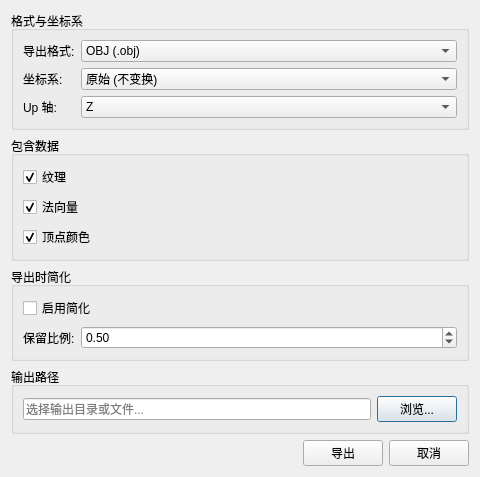
<?xml version="1.0" encoding="UTF-8"?>
<ui version="4.0">
 <class>ModelExportDialog</class>
 <widget class="QDialog" name="ModelExportDialog">
  <property name="geometry">
   <rect>
    <x>0</x>
    <y>0</y>
    <width>480</width>
    <height>420</height>
   </rect>
  </property>
  <property name="minimumSize">
   <size>
    <width>480</width>
    <height>0</height>
   </size>
  </property>
  <property name="windowTitle">
   <string>模型导出 (Export Model)</string>
  </property>
  <layout class="QVBoxLayout" name="mainLayout">
   <item>
    <widget class="QGroupBox" name="formatGroup">
     <property name="title">
      <string>格式与坐标系</string>
     </property>
     <layout class="QFormLayout" name="formatForm">
      <item row="0" column="0">
       <widget class="QLabel" name="formatLabel">
        <property name="text">
         <string>导出格式:</string>
        </property>
        <property name="buddy">
         <cstring>m_formatCombo</cstring>
        </property>
       </widget>
      </item>
      <item row="0" column="1">
       <widget class="QComboBox" name="m_formatCombo">
        <property name="toolTip">
         <string>OBJ: 兼容性最好; PLY: 含顶点属性; glTF: Web/实时渲染; FBX: 动画软件; STL: 3D 打印</string>
        </property>
        <item>
         <property name="text">
          <string>OBJ (.obj)</string>
         </property>
        </item>
        <item>
         <property name="text">
          <string>PLY (.ply)</string>
         </property>
        </item>
        <item>
         <property name="text">
          <string>glTF (.gltf)</string>
         </property>
        </item>
        <item>
         <property name="text">
          <string>FBX (.fbx)</string>
         </property>
        </item>
        <item>
         <property name="text">
          <string>STL (.stl)</string>
         </property>
        </item>
       </widget>
      </item>
      <item row="1" column="0">
       <widget class="QLabel" name="coordSysLabel">
        <property name="text">
         <string>坐标系:</string>
        </property>
        <property name="buddy">
         <cstring>m_coordSysCombo</cstring>
        </property>
       </widget>
      </item>
      <item row="1" column="1">
       <widget class="QComboBox" name="m_coordSysCombo">
        <property name="toolTip">
         <string>导出时的坐标系变换</string>
        </property>
        <item>
         <property name="text">
          <string>原始 (不变换)</string>
         </property>
        </item>
        <item>
         <property name="text">
          <string>ENU (东-北-上)</string>
         </property>
        </item>
        <item>
         <property name="text">
          <string>NED (北-东-下)</string>
         </property>
        </item>
        <item>
         <property name="text">
          <string>实时渲染坐标系 (右手 Y-up)</string>
         </property>
        </item>
        <item>
         <property name="text">
          <string>Unity (左手 Y-up)</string>
         </property>
        </item>
       </widget>
      </item>
      <item row="2" column="0">
       <widget class="QLabel" name="upAxisLabel">
        <property name="text">
         <string>Up 轴:</string>
        </property>
        <property name="buddy">
         <cstring>m_upAxisCombo</cstring>
        </property>
       </widget>
      </item>
      <item row="2" column="1">
       <widget class="QComboBox" name="m_upAxisCombo">
        <property name="toolTip">
         <string>Up 轴方向。摄影测量通常 Z-up, 图形引擎通常 Y-up</string>
        </property>
        <property name="currentIndex">
         <number>1</number>
        </property>
        <item>
         <property name="text">
          <string>Y</string>
         </property>
        </item>
        <item>
         <property name="text">
          <string>Z</string>
         </property>
        </item>
       </widget>
      </item>
     </layout>
    </widget>
   </item>
   <item>
    <widget class="QGroupBox" name="includeGroup">
     <property name="title">
      <string>包含数据</string>
     </property>
     <layout class="QFormLayout" name="includeForm">
      <item row="0" column="0" colspan="2">
       <widget class="QCheckBox" name="m_includeTexCheck">
        <property name="text">
         <string>纹理</string>
        </property>
        <property name="checked">
         <bool>true</bool>
        </property>
       </widget>
      </item>
      <item row="1" column="0" colspan="2">
       <widget class="QCheckBox" name="m_includeNormalCheck">
        <property name="text">
         <string>法向量</string>
        </property>
        <property name="checked">
         <bool>true</bool>
        </property>
       </widget>
      </item>
      <item row="2" column="0" colspan="2">
       <widget class="QCheckBox" name="m_includeColorCheck">
        <property name="text">
         <string>顶点颜色</string>
        </property>
        <property name="checked">
         <bool>true</bool>
        </property>
       </widget>
      </item>
     </layout>
    </widget>
   </item>
   <item>
    <widget class="QGroupBox" name="simplifyGroup">
     <property name="title">
      <string>导出时简化</string>
     </property>
     <layout class="QFormLayout" name="simplifyForm">
      <item row="0" column="0" colspan="2">
       <widget class="QCheckBox" name="m_simplifyCheck">
        <property name="toolTip">
         <string>导出前对网格做 QEM 简化</string>
        </property>
        <property name="text">
         <string>启用简化</string>
        </property>
       </widget>
      </item>
      <item row="1" column="0">
       <widget class="QLabel" name="simplifyRatioLabel">
        <property name="text">
         <string>保留比例:</string>
        </property>
        <property name="buddy">
         <cstring>m_simplifyRatioSpin</cstring>
        </property>
       </widget>
      </item>
      <item row="1" column="1">
       <widget class="QDoubleSpinBox" name="m_simplifyRatioSpin">
        <property name="toolTip">
         <string>目标保留面数比例</string>
        </property>
        <property name="decimals">
         <number>2</number>
        </property>
        <property name="minimum">
         <double>0.010000000000000</double>
        </property>
        <property name="maximum">
         <double>1.000000000000000</double>
        </property>
        <property name="value">
         <double>0.500000000000000</double>
        </property>
       </widget>
      </item>
     </layout>
    </widget>
   </item>
   <item>
    <widget class="QGroupBox" name="outputGroup">
     <property name="title">
      <string>输出路径</string>
     </property>
     <layout class="QHBoxLayout" name="outputLayout">
      <item>
       <widget class="QLineEdit" name="m_outputPathEdit">
        <property name="placeholderText">
         <string>选择输出目录或文件...</string>
        </property>
       </widget>
      </item>
      <item>
       <widget class="QPushButton" name="m_browseBtn">
        <property name="text">
         <string>浏览...</string>
        </property>
       </widget>
      </item>
     </layout>
    </widget>
   </item>
   <item>
    <layout class="QHBoxLayout" name="buttonLayout">
     <item>
      <spacer name="buttonSpacer">
       <property name="orientation">
        <enum>Qt::Horizontal</enum>
       </property>
       <property name="sizeHint" stdset="0">
        <size>
         <width>40</width>
         <height>20</height>
        </size>
       </property>
      </spacer>
     </item>
     <item>
      <widget class="QPushButton" name="m_runBtn">
       <property name="text">
        <string>导出</string>
       </property>
      </widget>
     </item>
     <item>
      <widget class="QPushButton" name="m_cancelBtn">
       <property name="text">
        <string>取消</string>
       </property>
      </widget>
     </item>
    </layout>
   </item>
  </layout>
 </widget>
 <resources/>
 <connections/>
</ui>
